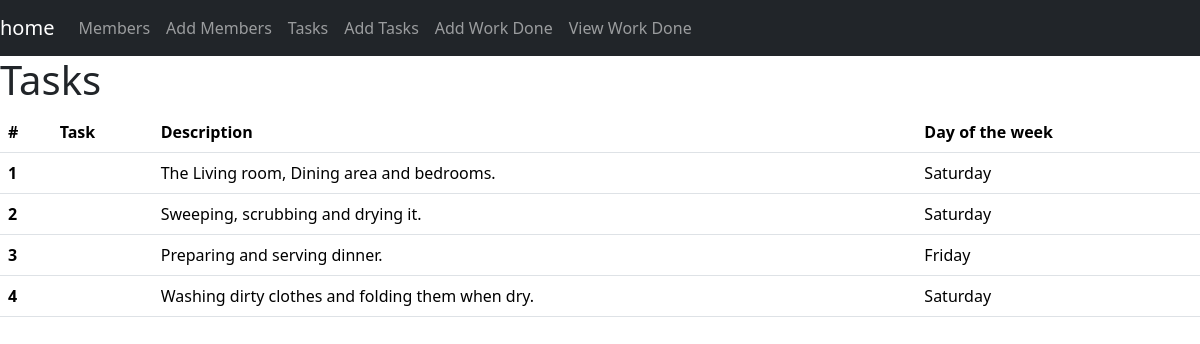
Page /task/ on the committed database.
### todo/models.py (models this page shows, shortened)
class Task(models.Model):
    DAYS_OF_WEEK = [('Monday','Monday'), ('Tuesday', 'Tuesday'), ('Wednesday', 'Wednesday'), ('Thursday','Thursday'), ('Friday','Friday'), ('Saturday','Saturday'), ('Sunday','Sunday')]
    name = models.CharField(max_length=50)
    description = models.TextField()
    day_of_the_week = models.CharField(max_length=10, choices=DAYS_OF_WEEK, default='Monday')

### todo/views.py (the view)
# urls.py: path('task/', views.task, name ='task'),
def task(request):
    tasks = Task.objects.all()
    return render(request, 'todo/task.html', {'tasks': tasks})

### todo/templates/todo/task.html
{% extends "todo/base.html" %}
{% block styles %}
<link rel="stylesheet" href="">
{% endblock %}
{% block content %}
<h1>Tasks</h1>
<table class="table">
    <thead>
      <tr>
        <th scope="col">#</th>
        <th scope="col">Task</th>
        <th scope="col">Description</th>
        <th scope="col">Day of the week</th>
      </tr>
    </thead>
    <tbody>
        {% for task in tasks %}
      <tr>
        <th scope="row">{{ forloop.counter }}</th>
        <td>{{ task.task }}</td>
        <td>{{ task.description}}</td>
        <td>{{ task.day_of_the_week}}</td>
      </tr>
      {% endfor %}
    </tbody>
  </table>
{% endblock %}

### rows in the picture
Task: description "The Living room, Dining area and bedrooms.", day_of_the_week "Saturday"
Task: description "Sweeping, scrubbing and drying it.", day_of_the_week "Saturday"
Task: description "Preparing and serving dinner.", day_of_the_week "Friday"
Task: description "Washing dirty clothes and folding them when dry.", day_of_the_week "Saturday"
